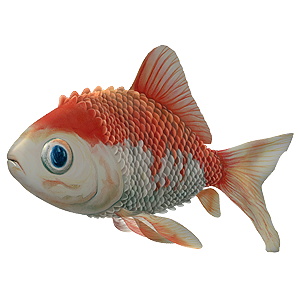
#> input picture Gold_Dropsy.png, 300 x 300 px
$ python main.py
#> lines starting #> are read from the running program, lines starting #| are printed output that depends on the picture
######################################################
# Project: Image Manipulation


from PIL import Image
import random


# class - accpets an Image object and makes a copy as an instance variable
class ImageSpecial:
  def __init__(self, image):
    self.image = image.copy()


  # method that accepts an rgb tuple and sets transparent pixels to the parameter value
  def set_background(self,color):
    h, w = self.image.size
    for x in range(w):
      for y in range(h):
        r,g,b,a = self.image.getpixel((x,y))
        if a == 0:
          new_color = (color[0],color[1],color[2], 255)
          self.image.putpixel((x,y), new_color)


  # method that  accepts a color name ("red", "green" or "blue") and sets that color value to 0 for all pixels
  def remove_color(self,color_name):
    h, w = self.image.size
    for x in range(w):
      for y in range(h):
        r,g,b,a = self.image.getpixel((x,y))
        if color_name == "red":
          new_color = (0,g,b,a)
        elif color_name == "green":
          new_color = (r,0,b,a)
        elif color_name == "blue":
          new_color = (r,g,0,a)
        self.image.putpixel((x,y), new_color)


    # method that  accepts a color name ("red", "green" or "blue") and sets that color value to HALF for all pixels
  def remove_half_color_value(self,color_name):
    h, w = self.image.size
    for x in range(w):
      for y in range(h):
        r,g,b,a = self.image.getpixel((x,y))
        if color_name == "red":
          new_color = (int(r/2),g,b,a)
        elif color_name == "green":
          new_color = (r,int(g/2),b,a)
        elif color_name == "blue":
          new_color = (r,g,int(b/2),a)
        self.image.putpixel((x,y), new_color)


  # method mirrors image horizontal
  def mirror_horizontal(self):
    h, w = self.image.size
    for x in range(int(w/2)):
      for y in range(int(h)):
        r,g,b,a = self.image.getpixel((x,y))
        mirror_x = w- x -1
        self.image.putpixel((mirror_x,y), (r,g,b,a))


# method in which the class and methods in that class are called to manipulate the original image and make a collage

def main():


  # opening original image
  img = Image.open("Gold_Dropsy.png")
#> img is the input picture: PIL image 300x300 RGBA; mean R, G, B, A 50, 37.7, 31.9, 84.7


  # choosing a random int for the number of rows and columns
  row_int = random.randint(1,5)
  col_int = random.randint(2,5)


  # asking for size of image to make to make a  grid of that image
  image_heigth = 300
  image_width = 300


  # creating the new image were the modified images will be pasted
  collage = Image.new(img.mode,(col_int * image_width, row_int * image_heigth))
#> collage: PIL image 1500x1200 RGBA; every value is 0


  # pasting original image at 0,0 position  by using a boolean and creating a nested for loop through the pixels and pasting a modified image that fits the collage
  counter = True
  for row in range(row_int ):
    for col in range(col_int ):
      collage_img = ImageSpecial(img)
      if counter == True:
        collage.paste(collage_img.image, (0, 0))
        counter = False
        continue


      #6 modification options that will randomly be choseen
      mod_num = random.randint(0,5)


      # mod will remove all RED pixels and set the background to transparent pixels with parameter (Random.randint(0,255),255,255)
      if mod_num == 0:
        collage_img.set_background((random.randint(0,255),255,255))
        collage_img.remove_color("red")
        paste_x = col * image_width
        paste_y = row * image_heigth
        collage.paste(collage_img.image, (paste_x, paste_y ))

      # mod will remove all BLUE pixels and set the background to transparent pixels with parameter (255,random.randint(0,120,255)
      elif mod_num == 1:
        collage_img.set_background((255,random.randint(0,120),255))
        collage_img.remove_color("blue")
        paste_x = col * image_width
        paste_y = row * image_heigth
        collage.paste(collage_img.image, (paste_x, paste_y ))

      #  mod will remove all GREEN pixels and set the background to transparent pixels with parameter (random.randint(0,255),random.randint(0,255),random.randint(0,255)
      elif mod_num == 2:
        collage_img.set_background((random.randint(0,255),random.randint(0,255),random.randint(0,255)))
        collage_img. remove_color("green")
        paste_x = col * image_width
        paste_y = row * image_heigth
        collage.paste(collage_img.image, (paste_x, paste_y ))

      # mod will remove half the RED pixels and rotate dandom angle from 1-360
      elif mod_num == 3:
        collage_img.image = collage_img.image.rotate(random.randint(1,360) )
        collage_img.remove_half_color_value("red")
        paste_x = col * image_width
        paste_y = row * image_heigth
        collage.paste(collage_img.image, (paste_x, paste_y ))

      #mod will set the background to transparent pixels with parameter (255,random.randint(0,255),0), remove all GREEN pixels, will remove half of the BLUE value and rotate image 270 degrees
      elif mod_num == 4:
        collage_img.image = collage_img.image.rotate( 270 )
        collage_img.set_background((255,random.randint(0,255),0))
        collage_img.remove_color("green")
        collage_img.remove_half_color_value("blue")
        collage_img.image = collage_img.image.rotate( 270 )
        paste_x = col * image_width
        paste_y = row * image_heigth
        collage.paste(collage_img.image, (paste_x, paste_y ))

      # mod rotates random angel from 1-360 removes GREEN pixels and mirrors image horizontal
      elif mod_num == 5:
        collage_img.mirror_horizontal()
        collage_img.image = collage_img.image.rotate( random.randint(1,360) )
        collage_img.remove_color("blue")
        paste_x = col * image_width
        paste_y = row * image_heigth
        collage.paste(collage_img.image, (paste_x, paste_y ))
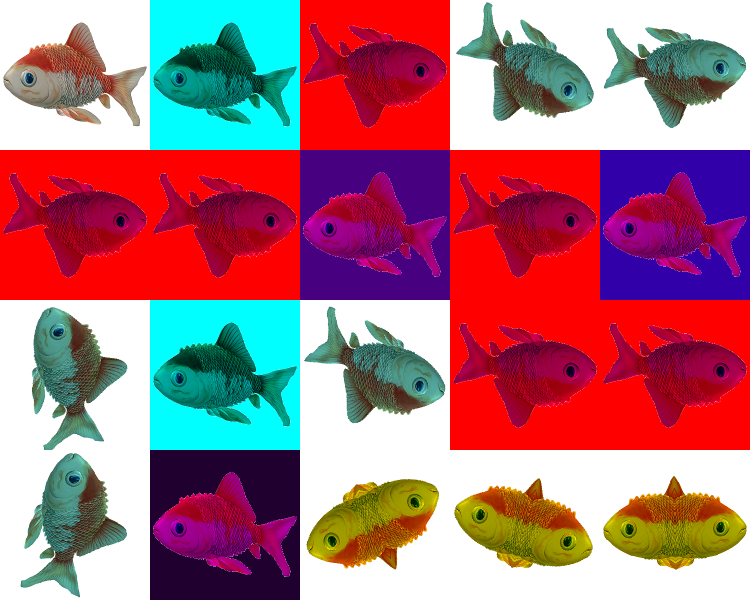
#> collage: PIL image 1500x1200 RGBA (shown at 1/2 size); mean R, G, B, A 95.1, 38.1, 50.7, 178.6; transparent parts drawn white
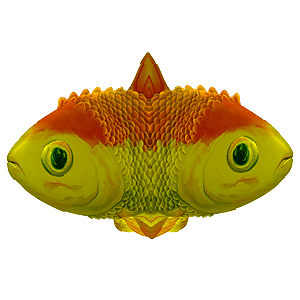
#> collage_img.image: PIL image 300x300 RGBA; mean R, G, B, A 53.4, 40.6, 0, 90.2; transparent parts drawn white
#> after the loop, counter = False


  collage.save("collage.png")


main()
